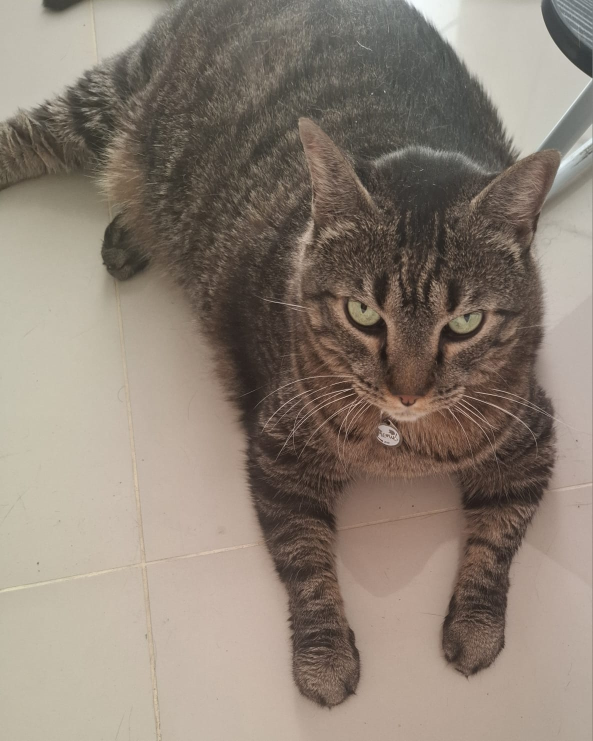
#> input picture data/img_cat.jpeg, 1185 x 1481 px (shown at 1/2 size)
$ jupyter execute --allow-errors notebook.ipynb
#> lines starting #> are read from the running program, lines starting #| are printed output that depends on the picture; after the words box and inside, x2 and y2 are one past the last pixel; in counts of white or black regions, pixels touching at a corner belong together; long printed decimals are rounded
# Visión por computador

[cell 1]
from PIL import Image
import numpy as np
import os

[cell 2]
img = Image.open(os.path.join("data", "img_cat.jpeg"))
#> img is the input picture: PIL image 1185x1481 RGB; mean R, G, B 140.4, 128.4, 116.7

[cell 3]
img.size
#> Out = (1185, 1481)

[cell 4]
I = np.array(img)

[cell 5]
import matplotlib.pyplot as plt

[cell 6]
I.shape
#> Out = (1481, 1185, 3)

[cell 7]
plt.imshow(I)

[cell 8]
I[:,:,0]

[cell 9]
I[:,:,0] = 0
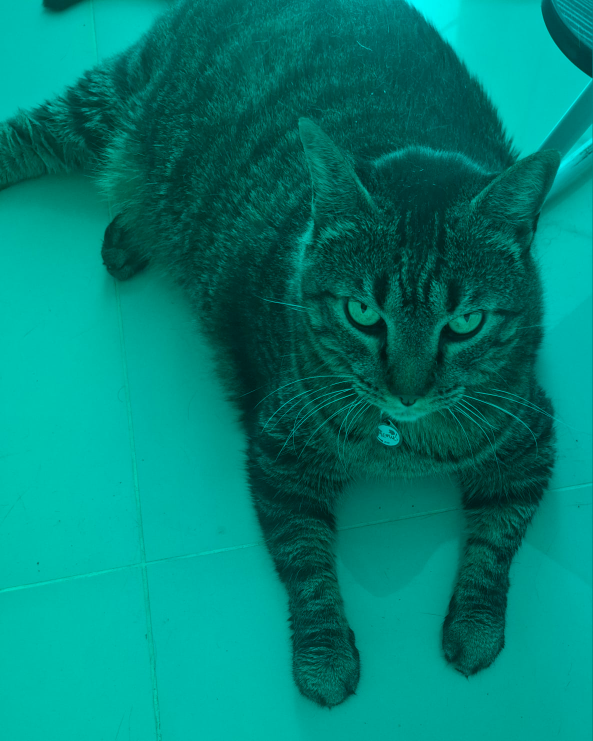
#> I: shape (1481, 1185, 3) (shown at 1/2 size); mean R, G, B 0, 128.4, 116.7

[cell 10]
I[:,:,0]

[cell 11]
plt.imshow(I)

[cell 12]
I[:,:,2] = 0
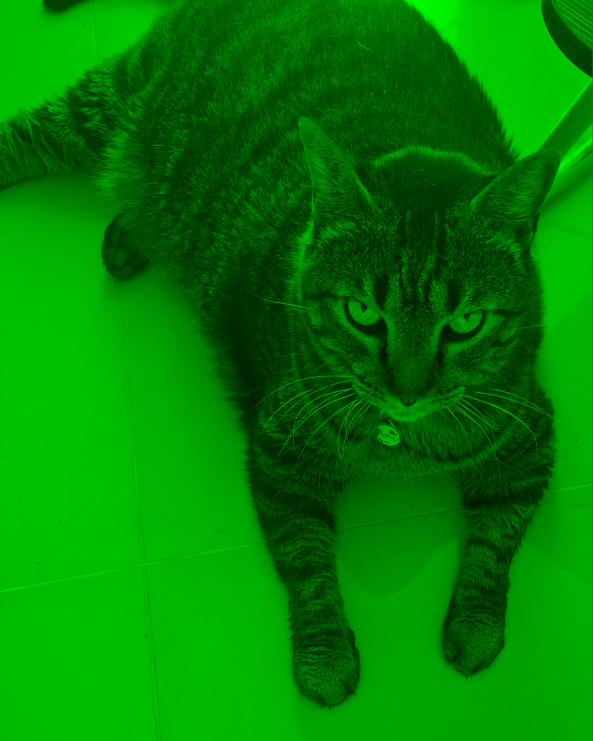
#> I: shape (1481, 1185, 3) (shown at 1/2 size); mean R, G, B 0, 128.4, 0

[cell 13]
plt.imshow(I)

[cell 14]
Ig = I[:,:,1]

[cell 15]
Ig.shape
#> Out = (1481, 1185)

[cell 16]
plt.imshow(Ig, cmap='gray')

[cell 17]
Ig = Ig.flatten()
plt.hist(Ig)
#> figure, not shown here; tallest bar 421672 high, from x = 181.1 to 205.4

[cell 18]
Ig = (np.maximum(Ig.astype(np.float32)-50, 0)).astype(np.uint8)

[cell 19]
Igflat = Ig.flatten()

[cell 20]
plt.hist(Igflat)
#> figure, not shown here; tallest bar 421023 high, from x = 122.4 to 142.8

#> (a cell that did not finish here is left out)

#> (a cell that did not finish here is left out)

#> (a cell that did not finish here is left out)

#> (a cell that did not finish here is left out)

[cell 25]
from PIL import Image
import numpy as np
import os
import matplotlib.pyplot as plt

[cell 26]
img = Image.open(os.path.join("data", "img_cat.jpeg"))

[cell 27]
I = np.array(img)
plt.imshow(I)

[cell 28]
Ir = I[:,:,0]
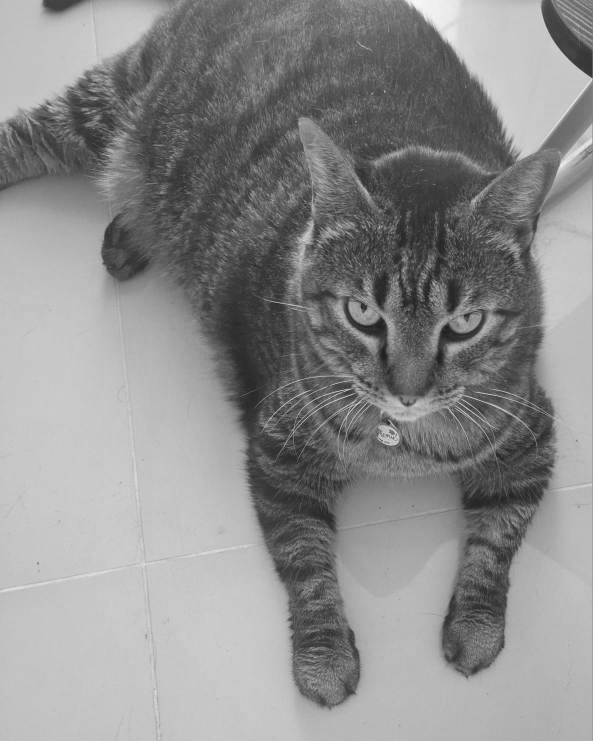
#> Ir: shape (1481, 1185) (shown at 1/2 size); min 24, max 255, mean 140.4
Ig = I[:,:,1]
Ib = I[:,:,2]
Iprom = ((0.299)*Ir+(0.587)*Ig+(0.114)*Ib).astype(np.uint8)

Itot = np.stack([Iprom, Iprom, Iprom], axis=2)

plt.imshow(Itot)

[cell 29]
Iprom.shape
#> Out = (1481, 1185)

[cell 30]
plt.imshow(Iprom, cmap='gray')

[cell 31]
Ifloat = Iprom/255.0

[cell 32]
Ifloat

[cell 33]
print(f"Valor mínimo: {Ifloat.min()}")
#| Valor mínimo: 0.06275
print(f"Valor máximo: {Ifloat.max()}")
#| Valor máximo: 0.9882

[cell 34]
plt.imshow(Ifloat, cmap='gray', vmin=0, vmax=0.5)

[cell 35]
I2 = Ifloat+0.3
plt.imshow(I2, cmap='gray', vmin=0, vmax=1)

[cell 36]
Io1 = Ifloat-0.2
Io2 = Ifloat+0.2
# Histogramas
histfloat, bins = np.histogram(Ifloat.flatten(), bins=256, range=(0.0, 1.0))
#> histfloat = 256 values, max 47777 at index 189, min 0 at index 0, mean 6855.4; bins = 257 values from 0 to 1
histIo1, bins = np.histogram(Io1.flatten(), bins=256, range=(0.0, 1.0))
#> histIo1 = 256 values, max 47777 at index 138, min 0 at index 202, mean 6587.9
histIo2, bins = np.histogram(Io2.flatten(), bins=256, range=(0.0, 1.0))
#> histIo2 = 256 values, max 47777 at index 240, min 0 at index 0, mean 6814.7
plt.figure()
plt.plot(bins[:-1], histfloat, label='Ifloat')
plt.plot(bins[:-1], histIo1, label='Io1')
plt.plot(bins[:-1], histIo2, label='Io2')
plt.legend()
plt.show()
#> figure, not shown here; curve peaks at x = 0.738, y = 47777; curve peaks at x = 0.539, y = 47777; curve peaks at x = 0.938, y = 47777

[cell 37]
plt.figure()
plt.subplot(1,3,1)
plt.imshow(Io1, cmap='gray', vmin=0, vmax=1)
plt.title('Oscurecida')
plt.subplot(1,3,2)
plt.imshow(Ifloat, cmap='gray', vmin=0, vmax=1)
plt.title('Original')
plt.subplot(1,3,3)
plt.imshow(Io2, cmap='gray', vmin=0, vmax=1)
plt.title('Aclarada')

[cell 38]
Io1 = Ifloat**2
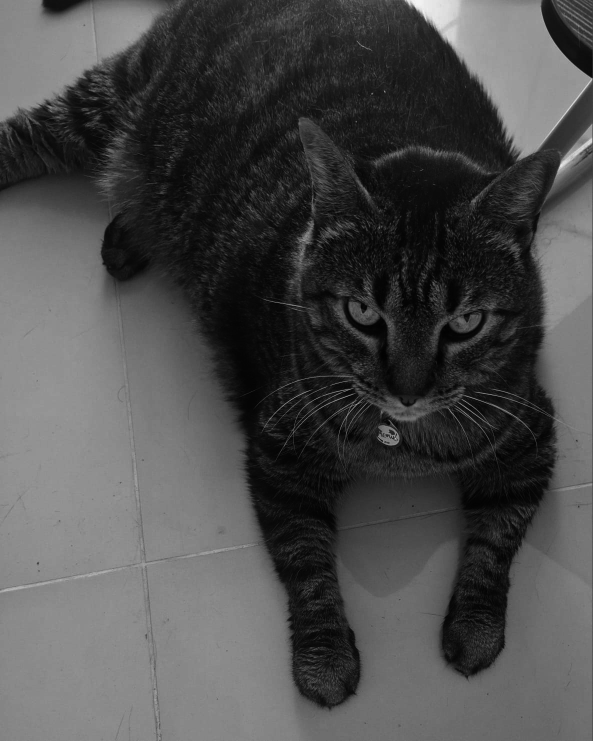
#> Io1: shape (1481, 1185) float64 (shown at 1/2 size); min 0.00394, max 0.977, mean 0.301
Io2 = Ifloat**0.5
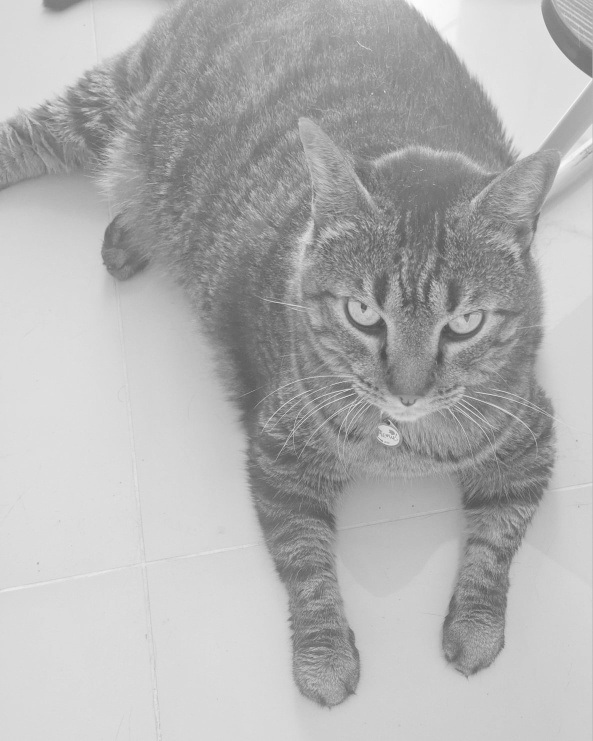
#> Io2: shape (1481, 1185) float64 (shown at 1/2 size); min 0.25, max 0.994, mean 0.699
# Histogramas
histfloat, bins = np.histogram(Ifloat.flatten(), bins=256, range=(0.0, 1.0))
histIo1, bins = np.histogram(Io1.flatten(), bins=256, range=(0.0, 1.0))
#> histIo1 = 256 values, max 47777 at index 140, min 0 at index 0, mean 6855.4
histIo2, bins = np.histogram(Io2.flatten(), bins=256, range=(0.0, 1.0))
#> histIo2 = 256 values, max 91453 at index 219, min 0 at index 0, mean 6855.4
plt.figure()
plt.plot(bins[:-1], histfloat, label='Ifloat')
plt.plot(bins[:-1], histIo1, label='Io1')
plt.plot(bins[:-1], histIo2, label='Io2')
plt.legend()
plt.show()
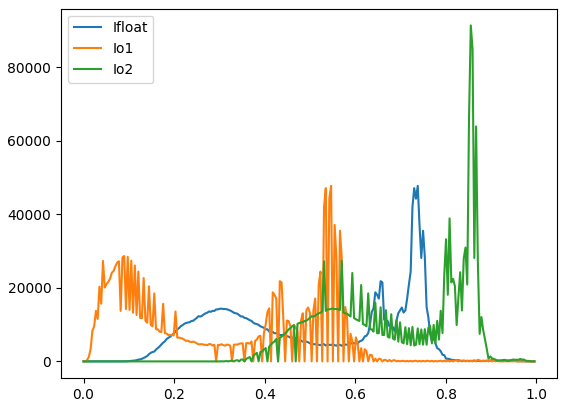
#> figure drawn by matplotlib, 1 panel; curve peaks at x = 0.738, y = 47777; curve peaks at x = 0.547, y = 47777; curve peaks at x = 0.855, y = 91453

[cell 39]
plt.figure()
plt.subplot(1,3,1)
plt.imshow(Io1, cmap='gray', vmin=0, vmax=1)
plt.title('Oscurecida')
plt.subplot(1,3,2)
plt.imshow(Ifloat, cmap='gray', vmin=0, vmax=1)
plt.title('Original')
plt.subplot(1,3,3)
plt.imshow(Io2, cmap='gray', vmin=0, vmax=1)
plt.title('Aclarada')

# Apliquemos operaciones lógicas

[cell 40]
Ifloat[0,:]
#> Out = 1185 values, max 0.98 at index 831, min 0.243 at index 152, mean 0.578

[cell 41]
Imask = np.where(Ifloat < 0.5, 1, 0)
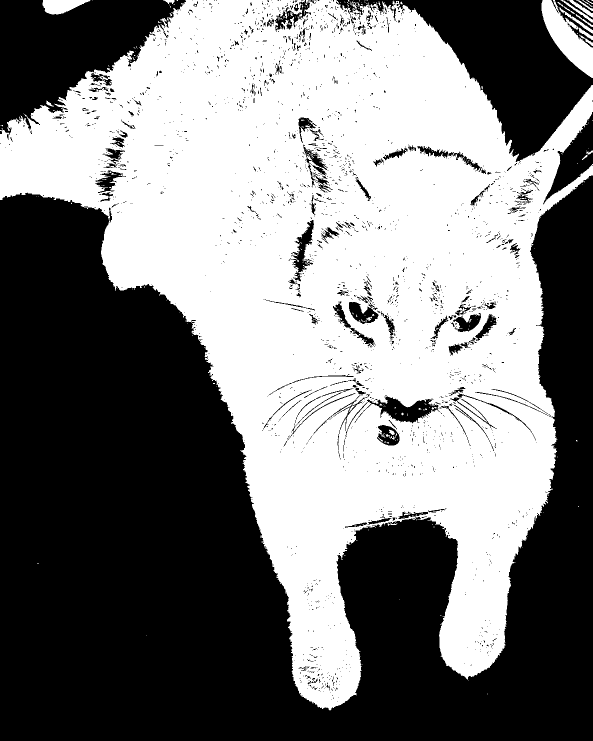
#> Imask: shape (1481, 1185) int64 (shown at 1/2 size); values 0 (black) and 1 (white), 48.6% white; 263 white regions (236 under 20 px), largest, box (x1, y1, x2, y2) and area: (0, 0, 1185, 1421) 841646, (1083, 0, 1185, 156) 6732, (85, 0, 181, 29) 1820
Imask[0,:]
#> Out = 1185 values, max 1 at index 86, min 0 at index 0, mean 0.381

[cell 42]
plt.imshow(1-Imask, cmap='gray', vmin=0, vmax=1)
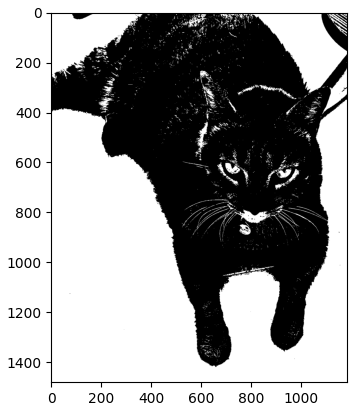
#> figure drawn by matplotlib, 1 panel

[cell 43]
Io = np.multiply(Ifloat, 1-Imask)
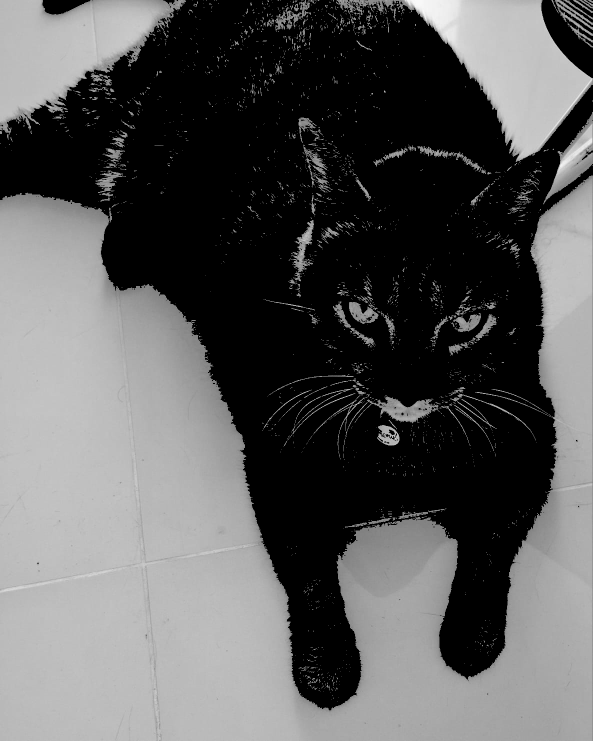
#> Io: shape (1481, 1185) float64 (shown at 1/2 size); min 0, max 0.988, mean 0.355
plt.imshow(Io, cmap='gray', vmin=0, vmax=1)

[cell 44]
histIo = np.histogram(Io.flatten(), bins=256, range=(0.0, 1.0))[0]
#> histIo = 256 values, max 853671 at index 0, min 0 at index 1, mean 6855.4
plt.figure()
plt.plot(bins[:-1], histIo, label='Io')
plt.legend()
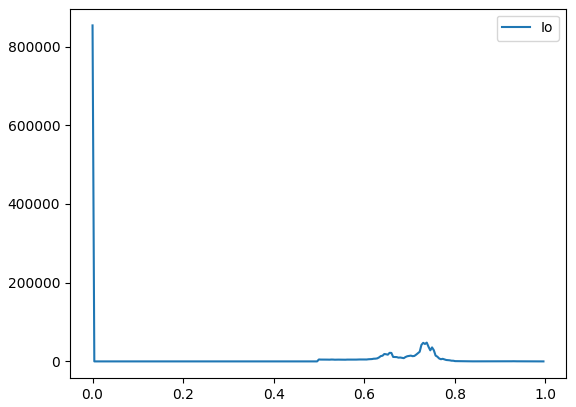
#> figure drawn by matplotlib, 1 panel; curve peaks at x = 0, y = 853671
